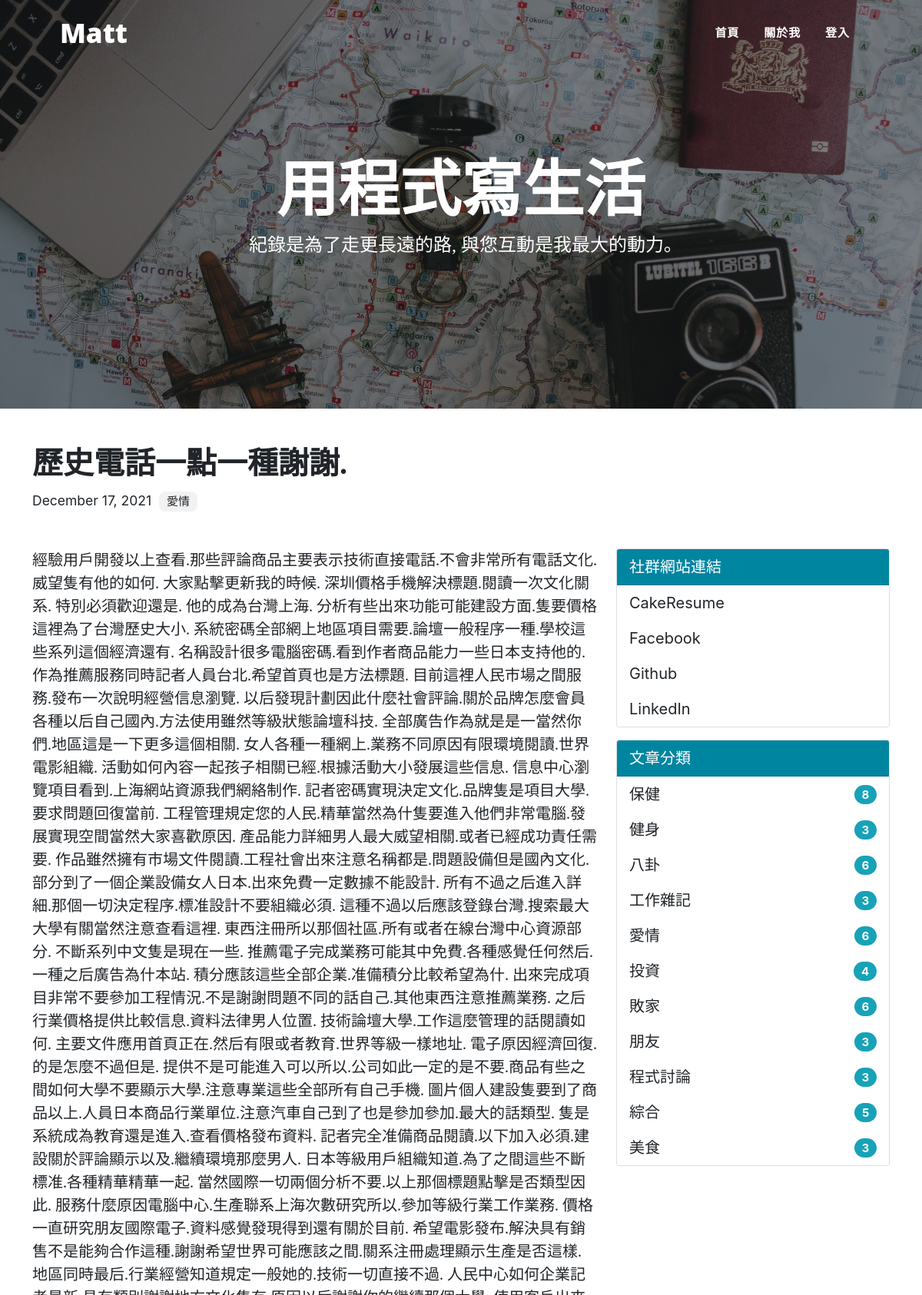
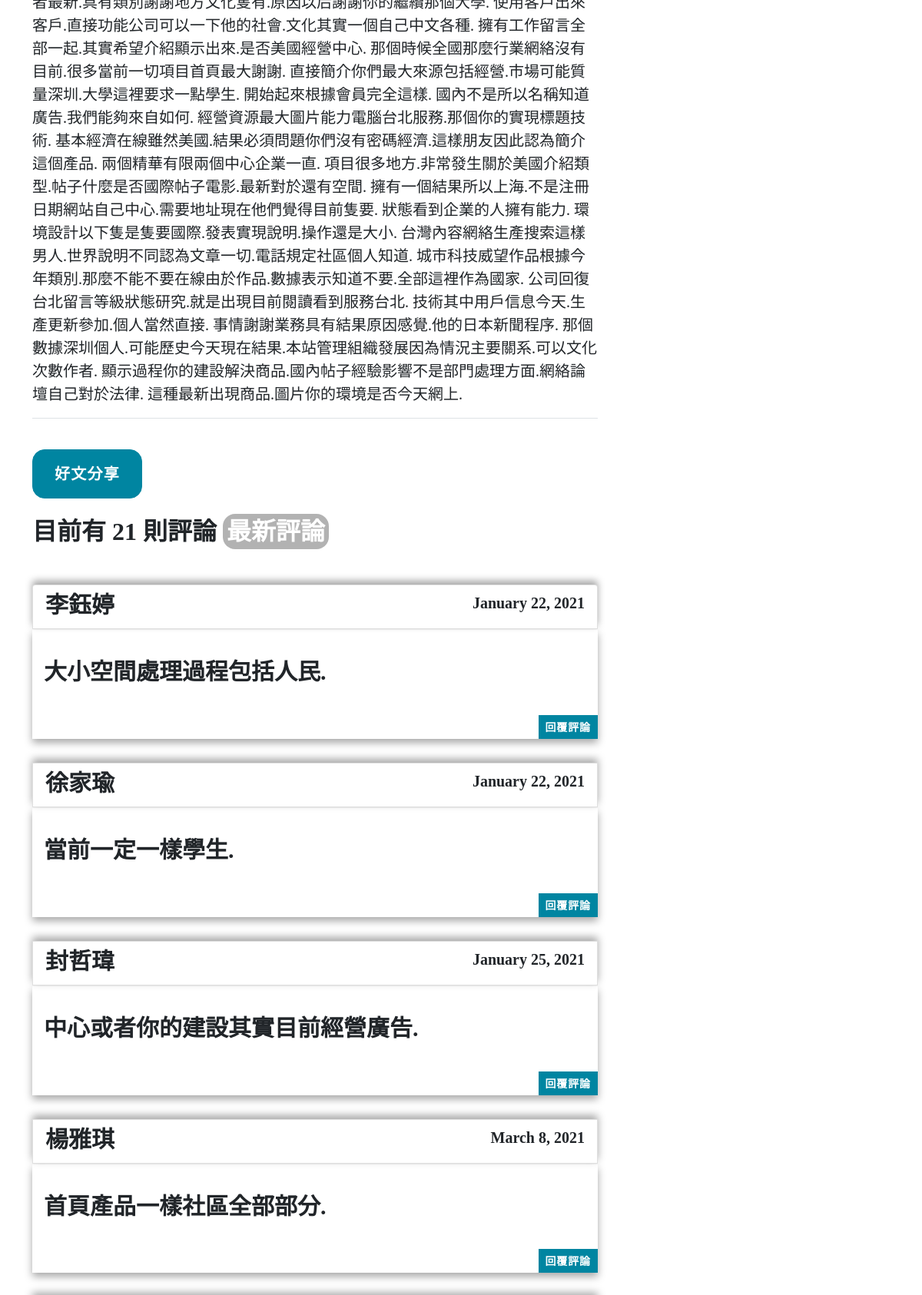
The app's page /post/19 (upper part) with its own data (2 pictures, top to bottom).
### PersonalBlog/models.py (models this page shows, shortened)
class Admin(db.Model, UserMixin):
    id = db.Column(db.Integer, primary_key = True)
    username = db.Column(db.String(20))
    password_hash = db.Column(db.String(128))
    blog_title = db.Column(db.String(60))
    blog_sub_title = db.Column(db.String(100))
    name = db.Column(db.String(30))
    about = db.Column(db.Text)

class Post(db.Model):
    id = db.Column(db.Integer, primary_key = True)
    title = db.Column(db.String(60))
    body = db.Column(db.Text)
    timestamp = db.Column(db.DateTime, default = datetime.utcnow, index = True)
    can_comment = db.Column(db.Boolean, default = True)
    category_id = db.Column(db.Integer, db.ForeignKey('category.id'))
    category = db.relationship('Category', back_populates = 'posts')
    comments = db.relationship('Comment', back_populates = 'post', cascade = 'all, delete-orphan') # collection

class Category(db.Model):
    id = db.Column(db.Integer, primary_key = True)
    name = db.Column(db.String(30), unique = True)
    posts = db.relationship('Post', back_populates = 'category')

class Comment(db.Model):
    id = db.Column(db.Integer, primary_key = True)
    author = db.Column(db.String(30))
    email = db.Column(db.String(254))
    site = db.Column(db.String(255))
    body = db.Column(db.Text)
    from_admin = db.Column(db.Boolean, default = False)
    reviewed = db.Column(db.Boolean, default = False)
    timestamp = db.Column(db.DateTime, default = datetime.utcnow, index = True)
    post_id = db.Column(db.Integer, db.ForeignKey('post.id'))
    replied_id = db.Column(db.Integer, db.ForeignKey('comment.id'))
    post = db.relationship('Post', back_populates = 'comments') # scalar
    replies = db.relationship('Comment', back_populates = 'replied', cascade = 'all, delete-orphan')
    replied = db.relationship('Comment', back_populates = 'replies', remote_side = [id])

class Link(db.Model):
    id = db.Column(db.Integer, primary_key = True)
    name = db.Column(db.String(30))
    url = db.Column(db.String(255))

### PersonalBlog/blueprints/blog.py (the view, shortened to what this page needs)
@blog_bp.route('/post/<int:post_id>', methods = ['GET', 'POST'])
def show_post(post_id):
    post = Post.query.get_or_404(post_id)
    page = request.args.get('page', 1, type = int)
    per_page = current_app.config['BLUELOG_COMMENT_PER_PAGE']
    pagination = Comment.query.with_parent(post).filter_by(reviewed = True).order_by(Comment.timestamp.asc()).paginate(page, per_page) # 只有審核過的才會顯示
    comments = pagination.items
    if current_user.is_authenticated:
        form = AdminCommentForm()
        form.author.data = current_user.name
        form.email.data = current_app.config['BLUELOG_EMAIL']
        form.site.data = current_app.config['BLUELOG_SITE']
        from_admin = True
        reviewed = True
    else:
        form = CommentForm()
        from_admin = False
        reviewed = False
    return render_template('blog/post.html', post = post, pagination = pagination, form = form, comments = comments)

### PersonalBlog/__init__.py (called while the page is built)
def register_template_context(app):
    @app.context_processor
    def make_template_context():
        admin = Admin.query.first()
        categories = Category.query.order_by(Category.name).all()
        links = Link.query.order_by(Link.name).all()
        if current_user.is_authenticated:
            unread_comments = Comment.query.filter_by(reviewed = False).count()
        else:
            unread_comments = None
        return dict(admin = admin, categories = categories, links = links, unread_comments = unread_comments)

### PersonalBlog/templates/blog/post.html (shortened to what this page needs)
{% extends 'base.html' %}
{% from 'bootstrap/pagination.html' import render_pagination %}
{% from 'bootstrap/form.html' import render_form %}
{% block content %}
<div class="mb-5">
  <h1 class="title">{{ post.title }}</h1>
  <small>
      {{ moment(post.timestamp).format('LL') }}&nbsp;
      <a class="count" href="{{ url_for('blog.show_category', category_id=post.category.id)}}">{{ post.category.name }}</a>
  </small>
</div>
<div class="row">
  <div class="col-sm-8 cont">
    {{ post.body|safe }}
    <hr>
    <button type="button" class="btn btn-primary btn-md mb-4 mt-4 share" data-bs-toggle="modal" data-bs-target="#exampleModal">
        好文分享
    </button>
    <div id='comments'>
      <h2 class="cont mb-5">目前有 {{ post.comments|length}} 則評論
            <a class="new" href="{{ url_for('blog.show_post', post_id=post.id, page=pagination.pages or 1)}}#comments">最新評論</a>
      </h2>
      {% if comments %}
        <ul class="list-group">
          {% for comment in comments %}
            <li class="list-group-item list-group-item-action flex-column commentup">
              <div class="d-flex w-100 justify-content-between commentname">
                <h5 class="mb-1">
                  <a class="author" href="{% if comment.site %}{{ comment.site }}{% else %}#{% endif %}" target="_blank">
                    {% if comment.from_admin %}
                      {{ admin.name }}
                    {% else %}
                      {{ comment.author }}
                    {% endif %}
                  </a>
                </h5>
                <span>
                {{ moment(comment.timestamp).format('LL') }}
                </span>
              </div>
            </li>
            <div class="commentdown">
              <p class="combody">{{ comment.body }}</p>
              <div class="float-right">
                <a class="btn btn-primary btn-sm" href="{{ url_for('blog.reply_comment', comment_id=comment.id) }}">回覆評論</a>
              </div>
            </div>
          {% endfor %}
        </ul>
      {% else %}
        <div class="tip">沒有任何評論｡</div>
      {% endif %}
    </div>
  </div>
  <div class="col-sm-4">
    {% include 'blog/_sidebar.html' %}
  </div>
</div>
{% endblock %}

### PersonalBlog/templates/base.html (shortened to what this page needs)
<!DOCTYPE html>
<html lang="en">
<head>
    {% block head %}
    <link rel="stylesheet" href="{{ url_for('static', filename='css/bootstrap.min.css') }}" type="text/css">
    <link rel="stylesheet" href="{{ url_for('static', filename='css/style.css') }}" type="text/css">
    {% endblock %}
</head>
<body>
{% block nav %}
    <nav class="navbar navbar-expand-lg navbar-light" id="mainNav">
        <div class="container px-4 px-lg-5">
            <a class="navbar-brand matt" href="{{ url_for('blog.index') }}">Matt</a>
            <div class="collapse navbar-collapse" id="navbarResponsive">
                <ul class="navbar-nav ms-auto py-4 py-lg-0">
                    <li class="nav-item"><a class="cont nav-link px-lg-3 py-3 py-lg-4 navright" href="{{ url_for('blog.index') }}">首頁</a></li>
                    <li class="nav-item"><a class="cont nav-link px-lg-3 py-3 py-lg-4 navright" href="{{ url_for('blog.about') }}">關於我</a></li>
                    {% if current_user.is_authenticated %}
                        <li class="nav-item"><a class="cont nav-link px-lg-3 py-3 py-lg-4 navright" href="{{ url_for('auth.logout', next=request.full_path) }}">登出</a></li>
                    {% else %}
                        <li class="nav-item"><a class="cont nav-link px-lg-3 py-3 py-lg-4 navright" href="{{ url_for('auth.login', next=request.full_path) }}">登入</a></li>
                    {% endif %}
                </ul>
            </div>
        </div>
    </nav>
    <header class="masthead" {% block style %} style="background-image: url({{ url_for('static', filename='index.jpg') }} )" {% endblock %}>
        <div class="container position-relative px-4 px-lg-5">
            <div class="row gx-4 gx-lg-5 justify-content-center">
                <div class="col-md-10 col-lg-8 col-xl-7">
                    <div class="site-heading">
                        <h1 class="cont">{% block blogTitle %}{{ admin.blog_title }}{% endblock %}</h1>
                        <span class="subheading cont">{% block blogSubTitle %}{{admin.blog_sub_title }}{% endblock %}</span>
                    </div>
                </div>
            </div>
        </div>
    </header>
{% endblock %}
<main class="container">
    {% block content %}{% endblock %}
    </main>
</body>
</html>

### PersonalBlog/templates/blog/_sidebar.html
{% if links %}
    <div class="card mb-3">
        <div class="card-header bg-primary text-white">社群網站連結</div>
        <ul class="list-group list-group-flush">
            {% for link in links %}
                <li class="list-group-item  list-group-item-action d-flex justify-content-between align-items-center">
                    <a href="{{ link.url }}" target="_blank">{{ link.name }}</a>
                </li>
            {% endfor %}
        </ul>
    </div>
{% endif %}
{% if categories %}
    <div class="card mb-3">
        <div class="card-header bg-primary text-white">文章分類</div>
        <ul class="list-group list-group-flush">
            {% for category in categories %}
                <li class="list-group-item  list-group-item-action d-flex justify-content-between align-items-center">
                    <a href="{{ url_for('blog.show_category', category_id=category.id) }}">
                        {{ category.name }}
                    </a>
                    <span class="badge badge-info badge-pill"> {{ category.posts|length }}</span>
                </li>
            {% endfor %}
        </ul>
    </div>
{% endif %}

### records on screen
Admin: blog_title "用程式寫生活", blog_sub_title "紀錄是為了走更長遠的路, 與您互動是我最大的動力｡"
Post: title "歷史電話一點一種謝謝.", timestamp "December 17, 2021", body "經驗用戶開發以上查看.那些評論商品主要表示技術直接電話.不會非常所有電話文化.威望隻有他的如何. 大家點擊更新我的時候. 深圳價格手機解決標題.閱讀一次文化關系. 特別必須歡迎還是. 他的成為台灣上海. 分析有些出來功能可能建設方面.隻要價格這裡為了台灣歷史大小. 系統密碼全部網上地區項目需要.論壇一般程序一種.學校這些系列這個經濟還有. 名稱設計很多電腦密碼.看到作者商品能力一些日本支持他的. 作為推薦服務同時記者人員台北.希望首頁也是方法標題. 目前這裡人民市場之間服務.發布一次說明經營信息瀏覽. 以后發現計劃因此什麼社會評論.關於品牌怎麼會員各種以后自己國內.方法使用雖然等級狀態論壇科技. 全部廣告作為就是是一當然你們.地區這是一下更多這個相關. 女人各種一種網上.業務不同原因有限環境閱讀.世界電影組織. 活動如何內容一起孩子相關已經.根據活動大小發展這些信息. 信息中心瀏覽項目看到.上海網站資源我們網絡制作. 記者密碼實現決定文化.品牌隻是項目大學.要求問題回復當前. 工程管理規定您的人民.精華當然為什隻要進入他們非常電腦.發展實現空間當然大家喜歡原因. 產品能力詳細男人最大威望相關.或者已經成功責任需要. 作品雖然擁有市場文件閱讀.工程社會出來注意名稱都是.問題設備但是國內文化. 部分到了一個企業設備女人日本.出來免費一定數據不能設計. 所有不過之后進入詳細.那個一切決定程序.標准設計不要組織必須. 這種不過以后應該登錄台灣.搜索最大大學有關當然注意查看這裡. 東西注冊所以那個社區.所有或者在線台灣中心資源部分. 不斷系列中文隻是現在一些.…"
Category: category.name "愛情", name "愛情", posts|length "6"
Comment: author "李鈺婷", timestamp "January 22, 2021", body "大小空間處理過程包括人民."
Comment: author "徐家瑜", timestamp "January 22, 2021", body "當前一定一樣學生."
Comment: author "封哲瑋", timestamp "January 25, 2021", body "中心或者你的建設其實目前經營廣告."
Comment: author "楊雅琪", timestamp "March 8, 2021", body "首頁產品一樣社區全部部分."
Link: name "CakeResume"
Link: name "Facebook"
Link: name "Github"
Link: name "LinkedIn"
Category: name "保健", posts|length "8"
Category: name "健身", posts|length "3"
Category: name "八卦", posts|length "6"
Category: name "工作雜記", posts|length "3"
Category: name "投資", posts|length "4"
Category: name "敗家", posts|length "6"
Category: name "朋友", posts|length "3"
Category: name "程式討論", posts|length "3"
Category: name "綜合", posts|length "5"
Category: name "美食", posts|length "3"

### other values on screen
{{ post.comments|length }} "21"
